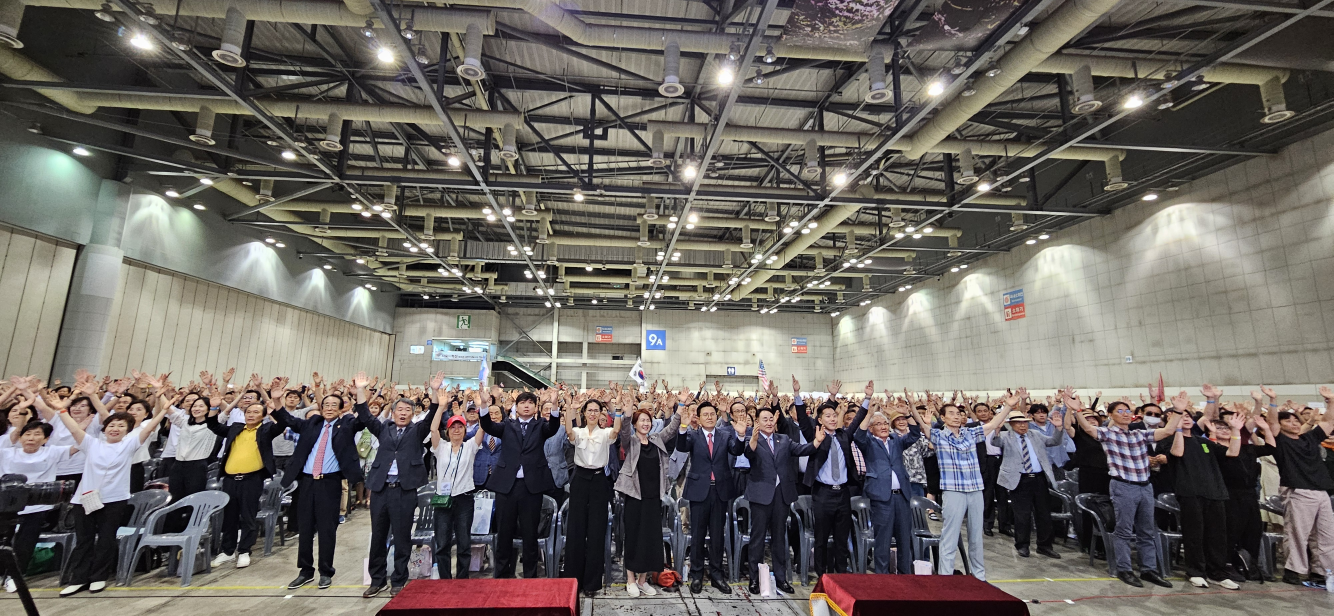
#> input picture images/hero-image.jpg, 4000 x 1848 px (shown at 1/3 size)
$ python convert-single-image.py ../images/hero-image.jpg
#> lines starting #> are read from the running program, lines starting #| are printed output that depends on the picture
#!/usr/bin/env python3
"""
단일 이미지 WebP 변환 스크립트
- 지정된 이미지를 WebP로 변환
- 원본은 그대로 유지
- 고품질 압축 (85% 품질)
"""

import os
import sys
from PIL import Image
import pillow_heif

# HEIF 지원 등록
pillow_heif.register_heif_opener()
#> (this line was passed over: pillow_heif is not available in this run)

def convert_to_webp(input_path, quality=85, max_width=1920):
    """이미지를 WebP로 변환"""
#> called with input_path = '../images/hero-image.jpg', quality = 85, max_width = 1920
    if not os.path.exists(input_path):
        print(f"❌ 파일을 찾을 수 없습니다: {input_path}")
        return False

    # 출력 파일명 생성
    base_name = os.path.splitext(input_path)[0]
    output_path = f"{base_name}.webp"

    try:
        with Image.open(input_path) as img:
#> img is the input picture: PIL image 4000x1848 RGB; mean R, G, B 108.7, 103.8, 98.9
            print(f"🖼️  원본 이미지: {img.size[0]}x{img.size[1]}")
#| 🖼️  원본 이미지: 4000x1848

            # RGBA 모드인 경우 RGB로 변환 (WebP 호환성)
            if img.mode in ('RGBA', 'LA', 'P'):
                # 투명 배경을 흰색으로 변환
                background = Image.new('RGB', img.size, (255, 255, 255))
                if img.mode == 'P':
                    img = img.convert('RGBA')
                background.paste(img, mask=img.split()[-1] if img.mode in ('RGBA', 'LA') else None)
                img = background
            elif img.mode != 'RGB':
                img = img.convert('RGB')

            # 리사이징 (너비 기준)
            if img.width > max_width:
                ratio = max_width / img.width
#> ratio = 0.48
                new_height = int(img.height * ratio)
#> new_height = 887
                img = img.resize((max_width, new_height), Image.Resampling.LANCZOS)
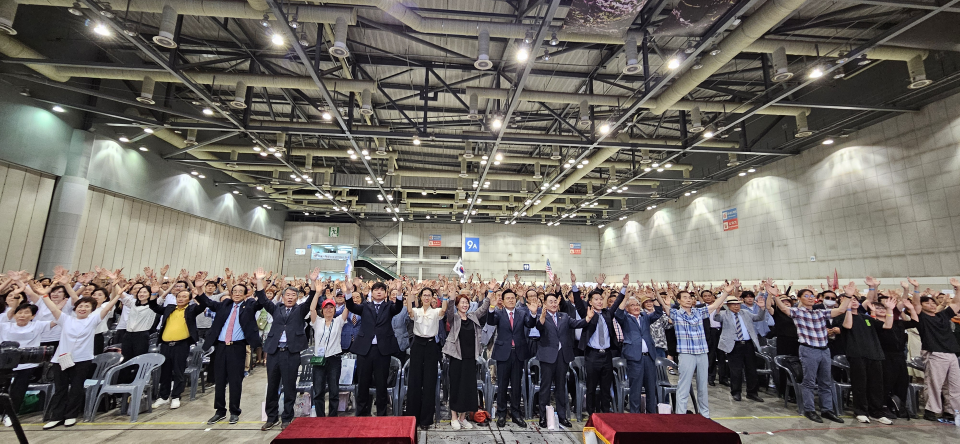
#> img: PIL image 1920x887 RGB (shown at 1/2 size); mean R, G, B 108.7, 103.8, 98.9
                print(f"📐 리사이즈: {max_width}x{new_height}")
#| 📐 리사이즈: 1920x887

            # WebP로 저장
            img.save(output_path, 'WebP', quality=quality, optimize=True)

            # 파일 크기 비교
            original_size = os.path.getsize(input_path)
            new_size = os.path.getsize(output_path)
            compression_ratio = (1 - new_size / original_size) * 100

            print(f"✅ 변환 완료: {os.path.basename(output_path)}")
            print(f"📊 크기: {original_size // 1024}KB → {new_size // 1024}KB ({compression_ratio:.1f}% 압축)")

            return True

    except Exception as e:
        print(f"❌ 변환 실패: {e}")
        return False

def main():
    if len(sys.argv) != 2:
        print("사용법: python convert-single-image.py <이미지_파일_경로>")
        print("예시: python convert-single-image.py images/hero-image.jpg")
        sys.exit(1)

    input_file = sys.argv[1]

    print("🔄 이미지 WebP 변환 시작...")
    print("=" * 50)

    if convert_to_webp(input_file):
        print("=" * 50)
        print("🎉 변환 성공!")
    else:
        print("=" * 50)
        print("❌ 변환 실패!")
        sys.exit(1)

if __name__ == "__main__":
    main()
